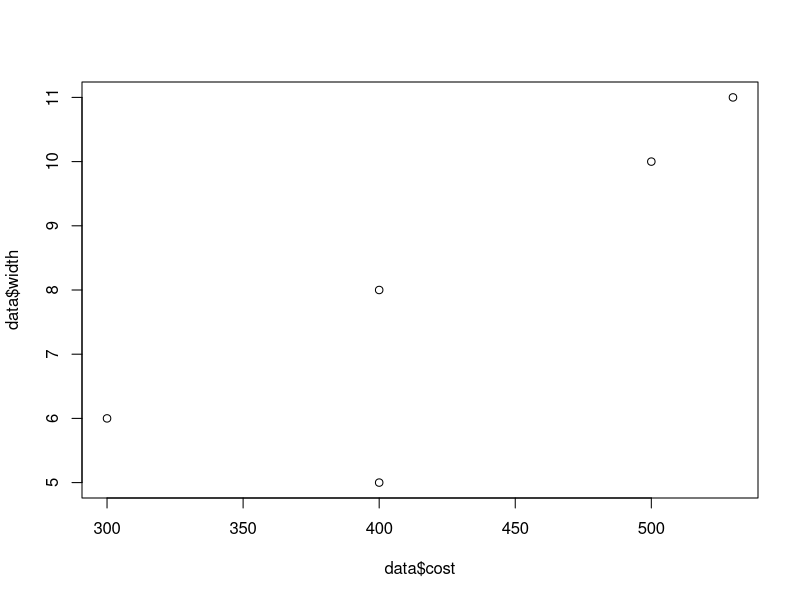
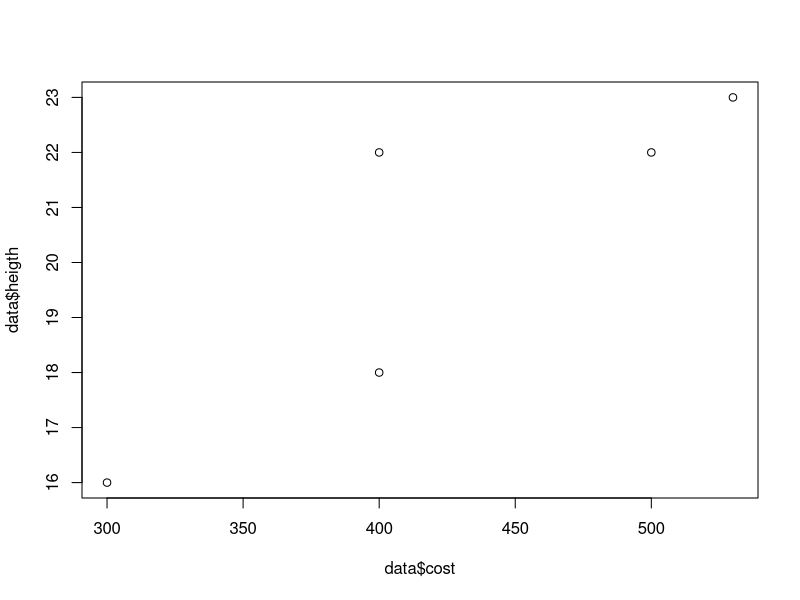
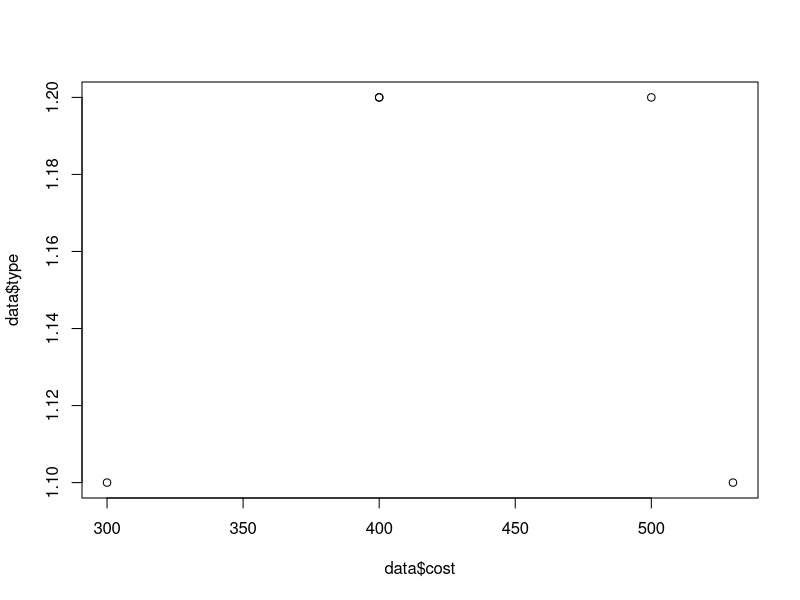

Recreate these plots in R, in order.
#!/path/to/Rscript
data<-read.table('data.txt', header=TRUE)

z <-lm(data$cost~data$width+data$heigth+data$type)
print(summary(z))
plot(data$cost, data$width)
plot(data$cost, data$heigth)
plot(data$cost, data$type)